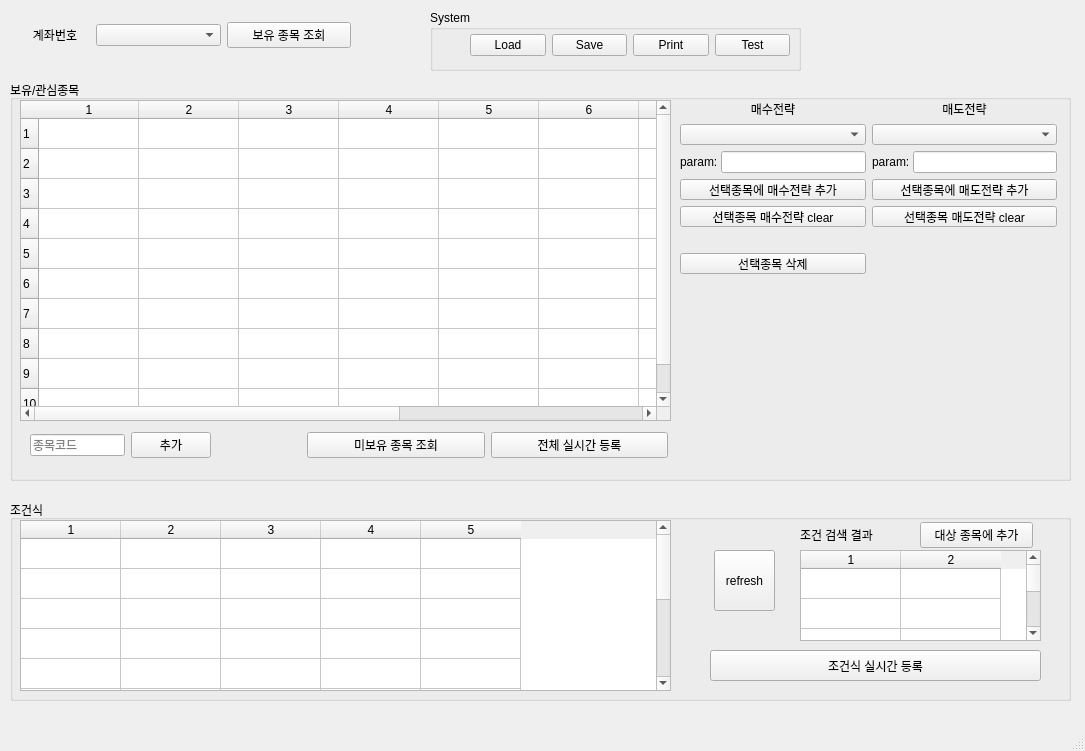
<?xml version="1.0" encoding="UTF-8"?>
<ui version="4.0">
 <class>MainWindow</class>
 <widget class="QMainWindow" name="MainWindow">
  <property name="geometry">
   <rect>
    <x>0</x>
    <y>0</y>
    <width>1085</width>
    <height>751</height>
   </rect>
  </property>
  <property name="windowTitle">
   <string notr="true">SnsTradeBot</string>
  </property>
  <widget class="QWidget" name="centralwidget">
   <widget class="QGroupBox" name="groupBox_2">
    <property name="geometry">
     <rect>
      <x>10</x>
      <y>500</y>
      <width>1061</width>
      <height>201</height>
     </rect>
    </property>
    <property name="title">
     <string>조건식</string>
    </property>
    <widget class="QPushButton" name="btn_refresh_condition">
     <property name="geometry">
      <rect>
       <x>704</x>
       <y>50</y>
       <width>61</width>
       <height>61</height>
      </rect>
     </property>
     <property name="text">
      <string>refresh</string>
     </property>
    </widget>
    <widget class="QTableWidget" name="table_condition">
     <property name="geometry">
      <rect>
       <x>10</x>
       <y>20</y>
       <width>651</width>
       <height>171</height>
      </rect>
     </property>
     <property name="rowCount">
      <number>11</number>
     </property>
     <property name="columnCount">
      <number>5</number>
     </property>
     <attribute name="verticalHeaderVisible">
      <bool>false</bool>
     </attribute>
     <row/>
     <row/>
     <row/>
     <row/>
     <row/>
     <row/>
     <row/>
     <row/>
     <row/>
     <row/>
     <row/>
     <column/>
     <column/>
     <column/>
     <column/>
     <column/>
    </widget>
    <widget class="QWidget" name="layoutWidget">
     <property name="geometry">
      <rect>
       <x>790</x>
       <y>20</y>
       <width>233</width>
       <height>30</height>
      </rect>
     </property>
     <layout class="QHBoxLayout" name="horizontalLayout">
      <item>
       <widget class="QLabel" name="label">
        <property name="text">
         <string>조건 검색 결과</string>
        </property>
       </widget>
      </item>
      <item>
       <widget class="QPushButton" name="btn_temp_code_add">
        <property name="text">
         <string>대상 종목에 추가</string>
        </property>
       </widget>
      </item>
     </layout>
    </widget>
    <widget class="QTableWidget" name="table_temp_stock">
     <property name="geometry">
      <rect>
       <x>790</x>
       <y>50</y>
       <width>241</width>
       <height>91</height>
      </rect>
     </property>
     <property name="rowCount">
      <number>5</number>
     </property>
     <property name="columnCount">
      <number>2</number>
     </property>
     <attribute name="verticalHeaderVisible">
      <bool>false</bool>
     </attribute>
     <row/>
     <row/>
     <row/>
     <row/>
     <row/>
     <column/>
     <column/>
    </widget>
    <widget class="QPushButton" name="btn_register_condition">
     <property name="geometry">
      <rect>
       <x>700</x>
       <y>150</y>
       <width>331</width>
       <height>31</height>
      </rect>
     </property>
     <property name="text">
      <string>조건식 실시간 등록</string>
     </property>
    </widget>
   </widget>
   <widget class="QGroupBox" name="groupBox_3">
    <property name="geometry">
     <rect>
      <x>10</x>
      <y>80</y>
      <width>1061</width>
      <height>401</height>
     </rect>
    </property>
    <property name="title">
     <string>보유/관심종목</string>
    </property>
    <widget class="QTableWidget" name="table_balance">
     <property name="geometry">
      <rect>
       <x>10</x>
       <y>20</y>
       <width>651</width>
       <height>321</height>
      </rect>
     </property>
     <property name="selectionMode">
      <enum>QAbstractItemView::ExtendedSelection</enum>
     </property>
     <property name="selectionBehavior">
      <enum>QAbstractItemView::SelectRows</enum>
     </property>
     <property name="sortingEnabled">
      <bool>true</bool>
     </property>
     <property name="rowCount">
      <number>10</number>
     </property>
     <property name="columnCount">
      <number>10</number>
     </property>
     <attribute name="verticalHeaderVisible">
      <bool>true</bool>
     </attribute>
     <row/>
     <row/>
     <row/>
     <row/>
     <row/>
     <row/>
     <row/>
     <row/>
     <row/>
     <row/>
     <column/>
     <column/>
     <column/>
     <column/>
     <column/>
     <column/>
     <column/>
     <column/>
     <column/>
     <column/>
    </widget>
    <widget class="QWidget" name="layoutWidget">
     <property name="geometry">
      <rect>
       <x>20</x>
       <y>350</y>
       <width>181</width>
       <height>30</height>
      </rect>
     </property>
     <layout class="QHBoxLayout" name="horizontalLayout_4" stretch="2,1">
      <property name="spacing">
       <number>6</number>
      </property>
      <item>
       <widget class="QLineEdit" name="edit_code">
        <property name="placeholderText">
         <string>종목코드</string>
        </property>
       </widget>
      </item>
      <item>
       <widget class="QPushButton" name="btn_code_add">
        <property name="text">
         <string>추가</string>
        </property>
       </widget>
      </item>
     </layout>
    </widget>
    <widget class="QWidget" name="layoutWidget">
     <property name="geometry">
      <rect>
       <x>297</x>
       <y>350</y>
       <width>361</width>
       <height>30</height>
      </rect>
     </property>
     <layout class="QHBoxLayout" name="horizontalLayout_5">
      <item>
       <widget class="QPushButton" name="btn_interest_balance">
        <property name="text">
         <string>미보유 종목 조회</string>
        </property>
       </widget>
      </item>
      <item>
       <widget class="QPushButton" name="btn_real">
        <property name="text">
         <string>전체 실시간 등록</string>
        </property>
       </widget>
      </item>
     </layout>
    </widget>
    <widget class="QWidget" name="gridLayoutWidget_2">
     <property name="geometry">
      <rect>
       <x>670</x>
       <y>20</y>
       <width>377</width>
       <height>175</height>
      </rect>
     </property>
     <layout class="QGridLayout" name="gridLayout_2">
      <item row="6" column="0">
       <widget class="QPushButton" name="btn_stock_remove">
        <property name="text">
         <string>선택종목 삭제</string>
        </property>
       </widget>
      </item>
      <item row="0" column="1">
       <widget class="QLabel" name="label_3">
        <property name="text">
         <string>매도전략</string>
        </property>
        <property name="alignment">
         <set>Qt::AlignCenter</set>
        </property>
       </widget>
      </item>
      <item row="0" column="0">
       <widget class="QLabel" name="label_5">
        <property name="text">
         <string>매수전략</string>
        </property>
        <property name="alignment">
         <set>Qt::AlignCenter</set>
        </property>
       </widget>
      </item>
      <item row="4" column="0">
       <widget class="QPushButton" name="btn_buy_strategy_clear">
        <property name="text">
         <string>선택종목 매수전략 clear</string>
        </property>
       </widget>
      </item>
      <item row="1" column="1">
       <widget class="QComboBox" name="combo_sell"/>
      </item>
      <item row="1" column="0">
       <widget class="QComboBox" name="combo_buy"/>
      </item>
      <item row="3" column="1">
       <widget class="QPushButton" name="btn_sell_strategy_add">
        <property name="text">
         <string>선택종목에 매도전략 추가</string>
        </property>
       </widget>
      </item>
      <item row="4" column="1">
       <widget class="QPushButton" name="btn_sell_strategy_clear">
        <property name="text">
         <string>선택종목 매도전략 clear</string>
        </property>
       </widget>
      </item>
      <item row="3" column="0">
       <widget class="QPushButton" name="btn_buy_strategy_add">
        <property name="text">
         <string>선택종목에 매수전략 추가</string>
        </property>
       </widget>
      </item>
      <item row="2" column="0">
       <layout class="QHBoxLayout" name="horizontalLayout_6">
        <property name="spacing">
         <number>0</number>
        </property>
        <item>
         <widget class="QLabel" name="label_6">
          <property name="sizePolicy">
           <sizepolicy hsizetype="Preferred" vsizetype="Preferred">
            <horstretch>0</horstretch>
            <verstretch>0</verstretch>
           </sizepolicy>
          </property>
          <property name="lineWidth">
           <number>1</number>
          </property>
          <property name="midLineWidth">
           <number>0</number>
          </property>
          <property name="text">
           <string>param: </string>
          </property>
         </widget>
        </item>
        <item>
         <widget class="QLineEdit" name="txt_buy_param"/>
        </item>
       </layout>
      </item>
      <item row="2" column="1">
       <layout class="QHBoxLayout" name="horizontalLayout_7">
        <property name="spacing">
         <number>0</number>
        </property>
        <item>
         <widget class="QLabel" name="label_7">
          <property name="text">
           <string>param: </string>
          </property>
         </widget>
        </item>
        <item>
         <widget class="QLineEdit" name="txt_sell_param"/>
        </item>
       </layout>
      </item>
      <item row="5" column="0">
       <widget class="QLabel" name="label_4">
        <property name="text">
         <string/>
        </property>
       </widget>
      </item>
     </layout>
    </widget>
   </widget>
   <widget class="QGroupBox" name="groupBox_4">
    <property name="geometry">
     <rect>
      <x>430</x>
      <y>10</y>
      <width>371</width>
      <height>61</height>
     </rect>
    </property>
    <property name="title">
     <string>System</string>
    </property>
    <widget class="QWidget" name="layoutWidget">
     <property name="geometry">
      <rect>
       <x>40</x>
       <y>20</y>
       <width>320</width>
       <height>30</height>
      </rect>
     </property>
     <layout class="QHBoxLayout" name="horizontalLayout_3">
      <item>
       <widget class="QPushButton" name="btn_load">
        <property name="text">
         <string>Load</string>
        </property>
       </widget>
      </item>
      <item>
       <widget class="QPushButton" name="btn_save">
        <property name="text">
         <string>Save</string>
        </property>
       </widget>
      </item>
      <item>
       <widget class="QPushButton" name="btn_print">
        <property name="text">
         <string>Print</string>
        </property>
       </widget>
      </item>
      <item>
       <widget class="QPushButton" name="btn_test">
        <property name="text">
         <string>Test</string>
        </property>
       </widget>
      </item>
     </layout>
    </widget>
   </widget>
   <widget class="QWidget" name="layoutWidget">
    <property name="geometry">
     <rect>
      <x>20</x>
      <y>20</y>
      <width>331</width>
      <height>30</height>
     </rect>
    </property>
    <layout class="QHBoxLayout" name="horizontalLayout_2" stretch="1,0,0">
     <item>
      <widget class="QLabel" name="label_2">
       <property name="sizePolicy">
        <sizepolicy hsizetype="Preferred" vsizetype="Preferred">
         <horstretch>0</horstretch>
         <verstretch>0</verstretch>
        </sizepolicy>
       </property>
       <property name="maximumSize">
        <size>
         <width>70</width>
         <height>16777215</height>
        </size>
       </property>
       <property name="text">
        <string>계좌번호</string>
       </property>
       <property name="alignment">
        <set>Qt::AlignCenter</set>
       </property>
      </widget>
     </item>
     <item>
      <widget class="QComboBox" name="combo_account">
       <property name="enabled">
        <bool>true</bool>
       </property>
      </widget>
     </item>
     <item>
      <widget class="QPushButton" name="btn_balance">
       <property name="text">
        <string>보유 종목 조회</string>
       </property>
      </widget>
     </item>
    </layout>
   </widget>
  </widget>
  <widget class="QStatusBar" name="statusbar"/>
  <widget class="QMenuBar" name="menuBar">
   <property name="geometry">
    <rect>
     <x>0</x>
     <y>0</y>
     <width>1085</width>
     <height>21</height>
    </rect>
   </property>
  </widget>
 </widget>
 <resources/>
 <connections>
  <connection>
   <sender>combo_buy</sender>
   <signal>currentTextChanged(QString)</signal>
   <receiver>MainWindow</receiver>
   <slot>on_combo_buy_strategy_changed(QString)</slot>
   <hints>
    <hint type="sourcelabel">
     <x>746</x>
     <y>167</y>
    </hint>
    <hint type="destinationlabel">
     <x>823</x>
     <y>31</y>
    </hint>
   </hints>
  </connection>
  <connection>
   <sender>combo_sell</sender>
   <signal>currentTextChanged(QString)</signal>
   <receiver>MainWindow</receiver>
   <slot>on_combo_sell_strategy_changed(QString)</slot>
   <hints>
    <hint type="sourcelabel">
     <x>910</x>
     <y>170</y>
    </hint>
    <hint type="destinationlabel">
     <x>919</x>
     <y>54</y>
    </hint>
   </hints>
  </connection>
  <connection>
   <sender>btn_buy_strategy_add</sender>
   <signal>clicked()</signal>
   <receiver>MainWindow</receiver>
   <slot>on_btn_buy_strategy_add_clicked()</slot>
   <hints>
    <hint type="sourcelabel">
     <x>778</x>
     <y>230</y>
    </hint>
    <hint type="destinationlabel">
     <x>835</x>
     <y>569</y>
    </hint>
   </hints>
  </connection>
  <connection>
   <sender>btn_sell_strategy_add</sender>
   <signal>clicked()</signal>
   <receiver>MainWindow</receiver>
   <slot>on_btn_sell_strategy_add_clicked()</slot>
   <hints>
    <hint type="sourcelabel">
     <x>945</x>
     <y>230</y>
    </hint>
    <hint type="destinationlabel">
     <x>960</x>
     <y>527</y>
    </hint>
   </hints>
  </connection>
  <connection>
   <sender>btn_buy_strategy_clear</sender>
   <signal>clicked()</signal>
   <receiver>MainWindow</receiver>
   <slot>on_btn_buy_strategy_clear_clicked()</slot>
   <hints>
    <hint type="sourcelabel">
     <x>767</x>
     <y>260</y>
    </hint>
    <hint type="destinationlabel">
     <x>831</x>
     <y>592</y>
    </hint>
   </hints>
  </connection>
  <connection>
   <sender>btn_sell_strategy_clear</sender>
   <signal>clicked()</signal>
   <receiver>MainWindow</receiver>
   <slot>on_btn_sell_strategy_clear_clicked()</slot>
   <hints>
    <hint type="sourcelabel">
     <x>958</x>
     <y>256</y>
    </hint>
    <hint type="destinationlabel">
     <x>972</x>
     <y>491</y>
    </hint>
   </hints>
  </connection>
  <connection>
   <sender>table_balance</sender>
   <signal>itemSelectionChanged()</signal>
   <receiver>MainWindow</receiver>
   <slot>on_table_balance_selection_changed()</slot>
   <hints>
    <hint type="sourcelabel">
     <x>383</x>
     <y>214</y>
    </hint>
    <hint type="destinationlabel">
     <x>412</x>
     <y>65</y>
    </hint>
   </hints>
  </connection>
  <connection>
   <sender>table_balance</sender>
   <signal>itemChanged(QTableWidgetItem*)</signal>
   <receiver>MainWindow</receiver>
   <slot>on_table_balance_item_changed(QTableWidgetItem*)</slot>
   <hints>
    <hint type="sourcelabel">
     <x>34</x>
     <y>293</y>
    </hint>
    <hint type="destinationlabel">
     <x>176</x>
     <y>28</y>
    </hint>
   </hints>
  </connection>
 </connections>
 <slots>
  <slot>on_combo_buy_strategy_changed(QString)</slot>
  <slot>on_combo_sell_strategy_changed(QString)</slot>
  <slot>on_btn_buy_strategy_add_clicked()</slot>
  <slot>on_btn_sell_strategy_add_clicked()</slot>
  <slot>on_btn_buy_strategy_clear_clicked()</slot>
  <slot>on_btn_sell_strategy_clear_clicked()</slot>
  <slot>on_table_balance_selection_changed()</slot>
  <slot>on_table_balance_item_changed(QTableWidgetItem*)</slot>
 </slots>
</ui>
